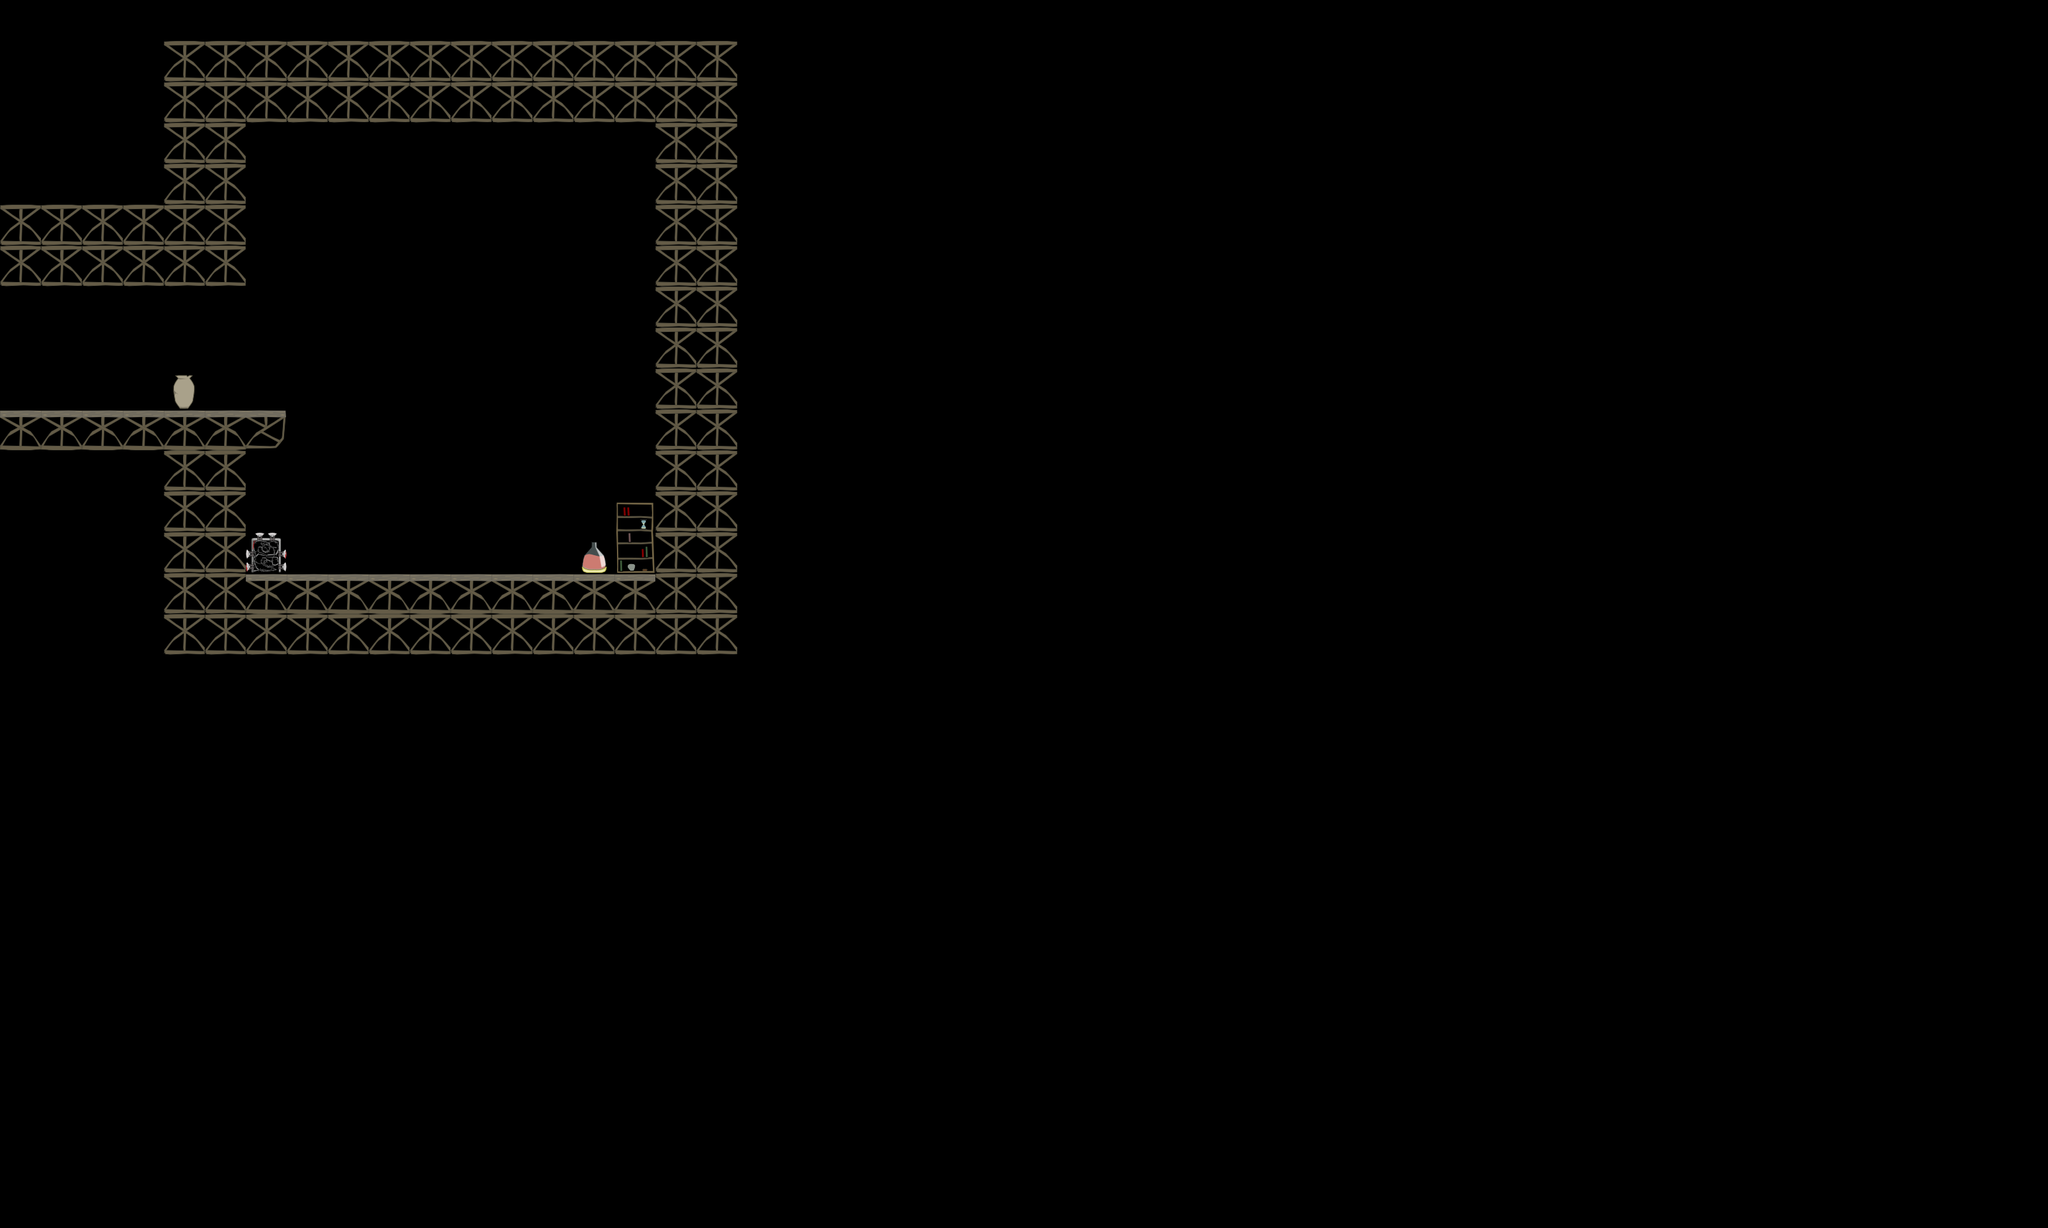

A 2D game scene composited from a Tiled map and its tileset images. What follows is a short description and the map's XML, with each tile layer's data collapsed to a summary:
An orthogonal 50x30 tile map with 64x64 px tiles, 5 tile layers (background, walls, hazards, pickups, ...) and 4 objects (enemy1, spawn1, door1, relic1).

<map version="1.0" orientation="orthogonal" width="50" height="30" tilewidth="64" tileheight="64">
 <tileset firstgid="1" name="standards" tilewidth="64" tileheight="64">
  <image source="DuelMapTiles-hd.png" width="256" height="256" />
 </tileset>
 <layer name="background" width="50" height="30">
  <data>[1500 cells, 2 non-empty, 2 distinct tile ids]</data>
 </layer>
 <layer name="walls" width="50" height="30">
  <data>[1500 cells, 107 non-empty, 3 distinct tile ids]</data>
 </layer>
 <layer name="hazards" width="50" height="30">
  <data>[1500 cells, 1 non-empty, 1 distinct tile ids]</data>
 </layer>
 <layer name="pickups" width="50" height="30">
  <data>[1500 cells, 1 non-empty, 1 distinct tile ids]</data>
 </layer>
 <layer name="falseWalls" width="50" height="30">
  <data>[1500 cells, 1 non-empty, 1 distinct tile ids]</data>
 </layer>
 <objectgroup name="enemies" width="50" height="30">
  <object name="enemy1" x="673" y="865" />
 </objectgroup>
 <objectgroup name="spawns" width="50" height="30">
  <object name="spawn1" x="108" y="579" />
 </objectgroup>
 <objectgroup name="doors" width="50" height="30">
  <object name="door1" x="35" y="611">
   <properties>
    <property name="level" value="7" />
    <property name="spawn" value="2" />
   </properties>
  </object>
 </objectgroup>
 <objectgroup name="relics" width="50" height="30">
  <object name="relic1" x="801" y="868">
   <properties>
    <property name="name" value="handSpikes" />
   </properties>
  </object>
 </objectgroup>
 <objectgroup name="climbing" width="50" height="30" />
</map>
